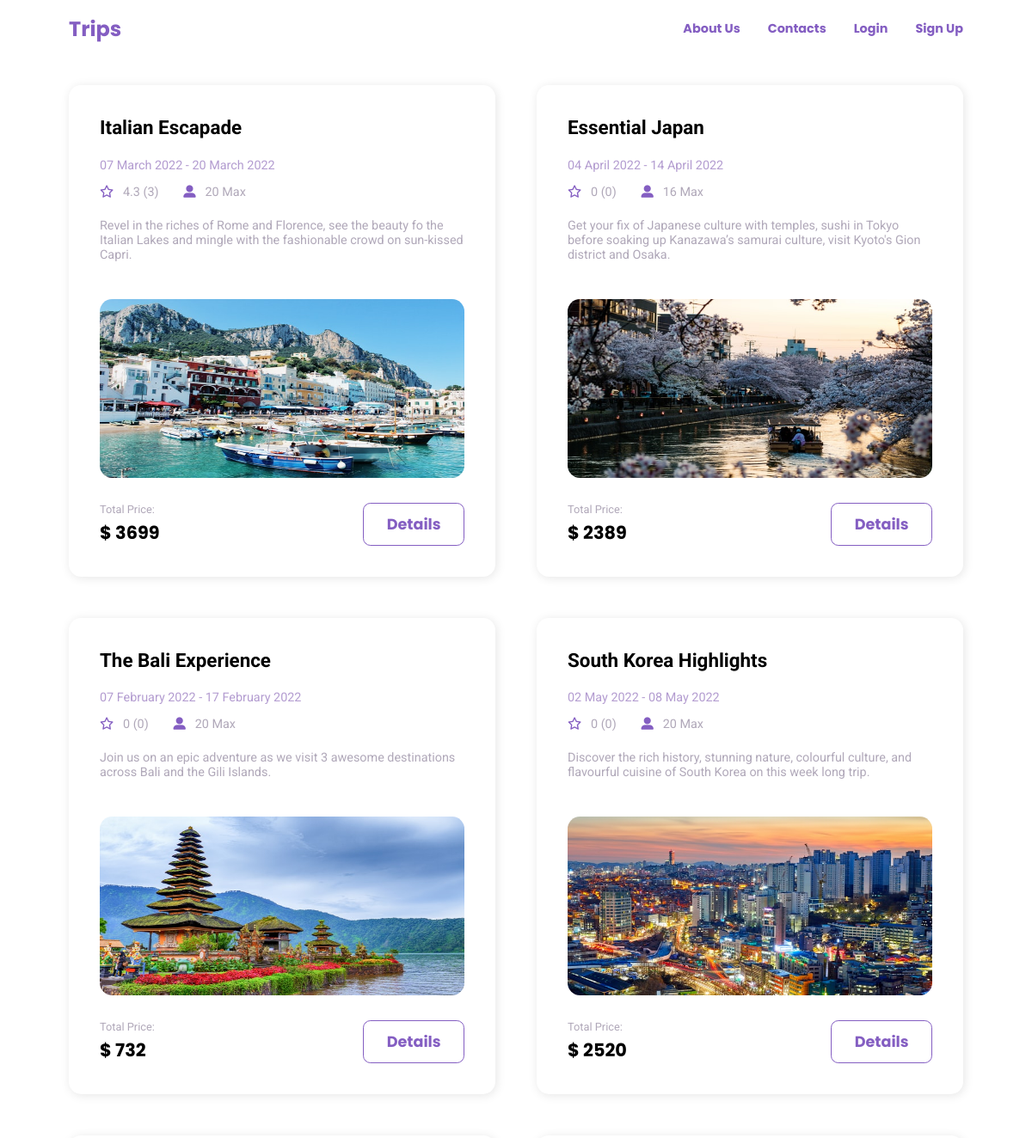
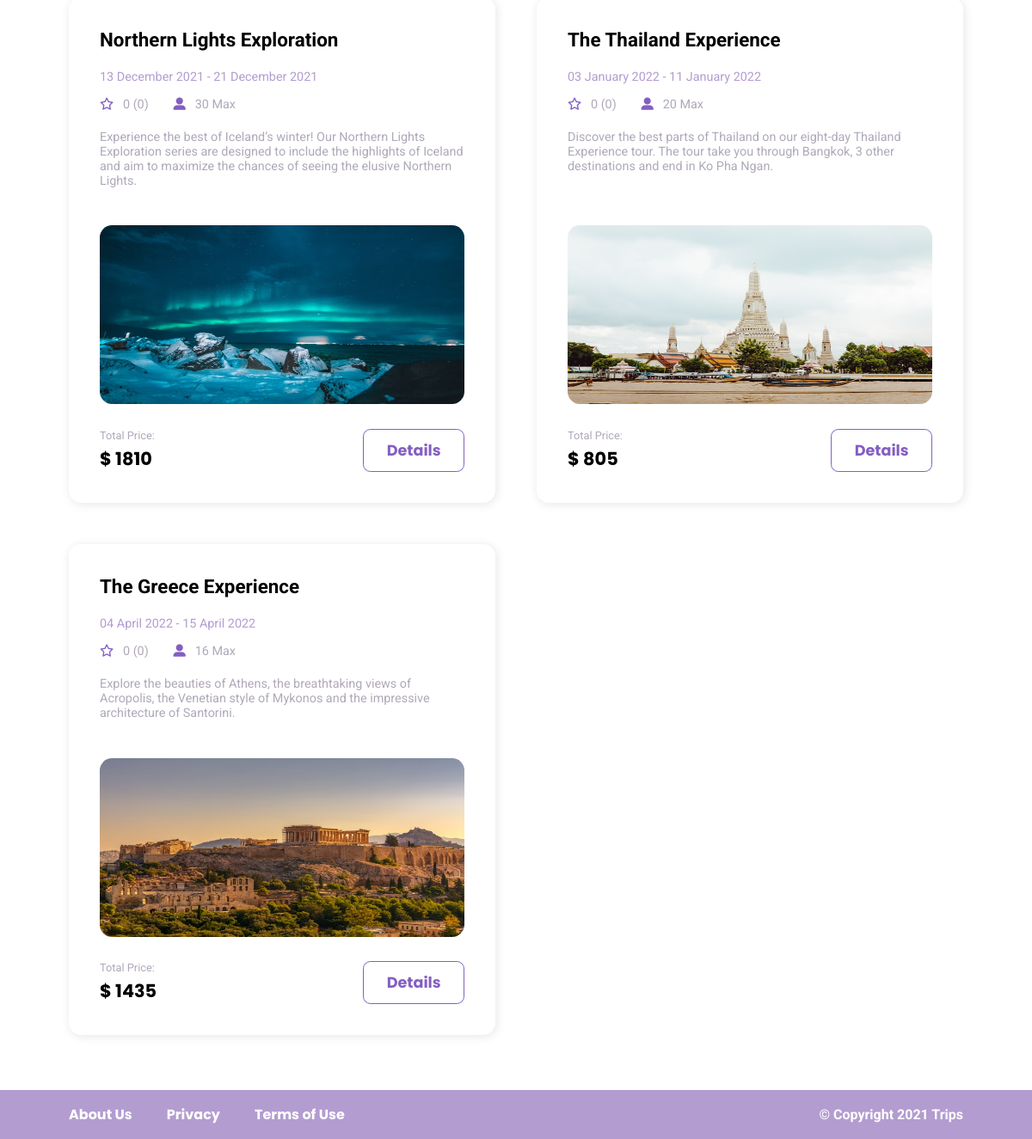
The page /tours/ on the database its author committed (2 pictures, top to bottom).
### tours/models.py (models this page shows, shortened)
class Tour(models.Model):
    name = models.CharField(max_length=100, unique=True)
    slug = models.SlugField(max_length=100, db_index=True)
    duration = models.IntegerField()
    max_group_size = models.IntegerField()
    ratings = models.FloatField(default=0)
    ratings_number = models.IntegerField(default=0)
    price = models.FloatField()
    summary = models.TextField()
    description = models.TextField()
    start_date = models.DateField()
    end_date = models.DateField()
    created_at = models.DateTimeField(auto_now_add=True)
    locations = models.ManyToManyField(Location)
    images = models.ManyToManyField(Image)
    num_of_spots_left = models.IntegerField()

class Image(models.Model):
    image_path = models.CharField(max_length=100, unique=True)

### tours/views.py (the view)
# urls.py: path("", views.tours, name="tours"),
def tours(request):
    tours = Tour.objects.all()
    tours_list = []
    for tour in tours:
        tours_list.append((tour, tour.images.all()[0]))
    return render(request, 'tours/tours.html', {
        "current_page": "tours",
        "tours": tours_list,
    })

### tours/templates/tours/tours.html (shortened to what this page needs)
{% extends 'base.html' %}
{% load static %}
{% block css_files %}
	<link rel="stylesheet" href="{% static 'tours/css/tours_header.css' %}">
	<link rel="stylesheet" href="{% static 'tours/css/tours.css' %}">
{% endblock %}
{% block content %}
	<div class="inner_container">
		<header>
			{% include 'includes/navigation.html' %}
		</header>
		<div class="content_container">
			<div class="tours_cards_container">
				{% for tour in tours %}
					<div class="tour_card_container">
						<h3>{{ tour.0.name }}</h3>
						<p class="tour_date">
							<span class="tour_start_date">{{ tour.0.start_date|date:"d F Y" }}</span> - <span class="tour_end_date">{{ tour.0.end_date|date:"d F Y"}}</span>
						</p>
						<ul class="tour_icons_list">
							<li class="tour_icons_item">
								<i class="far fa-star"></i>
								{{ tour.0.ratings|floatformat }} ({{ tour.0.ratings_number }})
							</li>
							<li class="tour_icons_item">
								<i class="fas fa-user-alt"></i>
								{{ tour.0.max_group_size }} Max
							</li>
						</ul>
						<p class="tour_summary">
							{{ tour.0.summary }}
						</p>
						<img src="{% static tour.1.image_path %}" alt="{{ tour.0.name }}">
						<div class="tour_card_btn_container">
							<div class="tour_price_container">
								<p class="tour_price_text">Total Price:</p>
								<p class="tour_price">$ {{ tour.0.price|floatformat }}</p>
							</div>
							<a href="{% url 'tour' tour.0.slug  %}" class="tour_link">Details</a>
						</div>
					</div>
				{% endfor %}
			</div>
		</div>
	</div>
{% endblock %}

### templates/base.html (shortened to what this page needs)
{% load static %}
<!DOCTYPE html>
<html lang="en">
<head>
	<link rel="stylesheet" href="{% static 'css/styles.css' %}">
	{% block css_files %} {% endblock %}
</head>
<body>
	<div class="outer_container">
		{% block content %}
		{% endblock %}
		<footer id="footer">
			<ul class="footer_list">
				<li class="footer_item">
					<a href="{% url 'about_us' %}" class="footer_link {% if current_page == "about_us" %}active{% endif %}">About Us</a>
				</li>
				<li class="footer_item">
					<a href="{% url 'privacy' %}" class="footer_link {% if current_page == "privacy" %}active{% endif %}">Privacy</a>
				</li>
				<li class="footer_item">
					<a href="{% url 'terms' %}" class="footer_link {% if current_page == "terms" %}active{% endif %}">Terms of Use</a>
				</li>
			</ul>
			<p class="footer_copyright">
				&copy; <span>Copyright 2021 Trips</span>
			</p>
		</footer>
	</div>
</body>
</html>

### templates/includes/navigation.html (shortened to what this page needs)
<nav class="nav">
  <a href="{% url 'home' %}" class="nav_logo">Trips</a>
  <ul class="nav_list">
    {% if current_page != "about_us" %}
      <li class="nav_item">
        <a href="{% url 'about_us' %}" class="nav_link">About Us</a>
      </li>
    {% endif %}
    {% if current_page != "contacts" %}
      <li class="nav_item">
        <a href="{% url 'contacts' %}" class="nav_link">Contacts</a>
      </li>
    {% endif %}
    {% if user.is_authenticated %}
      <li class="nav_item">
        <a href="{% url 'logout' %}" class="nav_link">Log Out</a>
      </li>
    {% else %}
      {% if current_page != "login" %}
        <li class="nav_item">
          <a href="{% url 'login' %}" class="nav_link">Login</a>
        </li>
      {% endif %}
      {% if current_page != "register" %}
        <li class="nav_item">
          <a href="{% url 'register' %}" class="nav_link">Sign Up</a>
        </li>
      {% endif %}
    {% endif %}
  </ul>
</nav>

### static/css/styles.css (style rules this page uses)
*, *::before, *::after { margin: 0; padding: 0; box-sizing: border-box; }
:root { --color-primary: #845ec2; --color-secondary: #b39cd0; --color-white: #fff; --color-gray: #b0a8b9; --color-error: rgb(252, 74, 9); --color-black: #000; --color-purple-light: rgb(246, 240, 253); }
body, textarea { font-family: 'Roboto', sans-serif; }
ul { list-style: none; }
a { text-decoration: none; font-family: 'Poppins', sans-serif; }
.outer_container { display: flex; flex-direction: column; min-height: 100vh; }
.inner_container { flex: auto; }
.nav { display: flex; align-items: center; justify-content: space-between; padding: 1em 1.5em; position: relative; }
.nav_logo { font-weight: bold; }
.nav_logo, .nav_btn_toggle { color: var(--color-primary); font-size: 1.2rem; cursor: pointer; }
.nav_logo { transition: color 0.3s; }
.nav_list { position: absolute; top: 100%; right: 0; width: 0; overflow: hidden; opacity: 0; transition: width 0.5s, opacity 0.4s; z-index: 100; }
.nav_item { position: relative; background-color: var(--color-secondary); transition: background-color 0.3s; }
.nav_link { color: var(--color-white); display: inline-block; width: 100%; text-align: center; padding: 0.5em 0; font-weight: bold; font-size: 0.9rem; }
.content_container { padding: 0 1.5em; }
#footer { padding: 1em 1.5em; background-color: var(--color-secondary); color: var(--color-white); display: flex; flex-direction: column; align-items: center; font-size: 0.9rem; font-weight: bold; }
.footer_list { display: flex; margin-bottom: 1em; }
.footer_item:not(:last-child) { margin-right: 1.5em; }
.footer_link { font-weight: bold; font-size: 0.9rem; color: var(--color-white); transition: color 0.3s; }
@media only screen and (min-width: 700px) { .nav, #footer { padding: 1em 4em; } }
@media only screen and (min-width: 700px) { .content_container { padding: 0 4em; } }
@media only screen and (min-width: 700px) { #footer { flex-direction: row; justify-content: space-between; } }
@media only screen and (min-width: 700px) { .footer_list { margin-bottom: 0; } }
@media only screen and (min-width: 700px) { .footer_item:not(:last-child) { margin-right: 2.5em; } }
@media only screen and (min-width: 800px) { .nav_logo { font-size: 1.5rem; } }
@media only screen and (min-width: 800px) { .nav_list { position: static; display: flex; align-items: center; } }
@media only screen and (min-width: 800px) { .nav_list, .nav_list.active { opacity: 1; width: max-content; } }
@media only screen and (min-width: 800px) { .nav_item, .nav_item:hover { background-color: transparent; } }
@media only screen and (min-width: 800px) { .nav_item:not(:last-child) { margin-right: 2em; } }
@media only screen and (min-width: 800px) { .nav_link { color: var(--color-primary); transition: color 0.3s; } }
@media only screen and (min-width: 800px) { #footer, .footer_link { font-size: 1rem; } }
@media only screen and (min-width: 1000px) { .nav, #footer { padding: 1em 5em; } }
@media only screen and (min-width: 1000px) { .content_container { padding: 0 5em; } }

### rows shown on the page
Tour: name "Italian Escapade", start_date "07 March 2022", end_date "20 March 2022", ratings "4.3", ratings_number "3", max_group_size "20", summary "Revel in the riches of Rome and Florence, see the beauty fo the Italian Lakes and mingle with the fashionable crowd on sun-kissed Capri.", image_path (picture), price "3699"
Tour: name "Essential Japan", start_date "04 April 2022", end_date "14 April 2022", ratings "0", ratings_number "0", max_group_size "16", summary "Get your fix of Japanese culture with temples, sushi in Tokyo before soaking up Kanazawa’s samurai culture, visit Kyoto's Gion district and Osaka.", image_path (picture), price "2389"
Tour: name "The Bali Experience", start_date "07 February 2022", end_date "17 February 2022", ratings "0", ratings_number "0", max_group_size "20", summary "Join us on an epic adventure as we visit 3 awesome destinations across Bali and the Gili Islands.", image_path (picture), price "732"
Tour: name "South Korea Highlights", start_date "02 May 2022", end_date "08 May 2022", ratings "0", ratings_number "0", max_group_size "20", summary "Discover the rich history, stunning nature, colourful culture, and flavourful cuisine of South Korea on this week long trip.", image_path (picture), price "2520"
Tour: name "Northern Lights Exploration", start_date "13 December 2021", end_date "21 December 2021", ratings "0", ratings_number "0", max_group_size "30", summary "Experience the best of Iceland’s winter! Our Northern Lights Exploration series are designed to include the highlights of Iceland and aim to maximize the chances of seeing the elusive Northern Lights.", image_path (picture), price "1810"
Tour: name "The Thailand Experience", start_date "03 January 2022", end_date "11 January 2022", ratings "0", ratings_number "0", max_group_size "20", summary "Discover the best parts of Thailand on our eight-day Thailand Experience tour. The tour take you through Bangkok, 3 other destinations and end in Ko Pha Ngan.", image_path (picture), price "805"
Tour: name "The Greece Experience", start_date "04 April 2022", end_date "15 April 2022", ratings "0", ratings_number "0", max_group_size "16", summary "Explore the beauties of Athens, the breathtaking views of Acropolis, the Venetian style of Mykonos and the impressive architecture of Santorini.", image_path (picture), price "1435"
